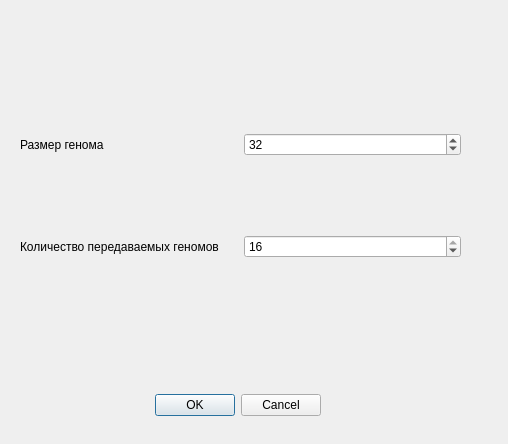
<?xml version="1.0" encoding="UTF-8"?>
<ui version="4.0">
 <class>CreatePopulationMenu</class>
 <widget class="QDialog" name="CreatePopulationMenu">
  <property name="geometry">
   <rect>
    <x>0</x>
    <y>0</y>
    <width>508</width>
    <height>444</height>
   </rect>
  </property>
  <property name="windowTitle">
   <string>Dialog</string>
  </property>
  <widget class="QDialogButtonBox" name="buttonBox">
   <property name="geometry">
    <rect>
     <x>150</x>
     <y>390</y>
     <width>171</width>
     <height>31</height>
    </rect>
   </property>
   <property name="orientation">
    <enum>Qt::Horizontal</enum>
   </property>
   <property name="standardButtons">
    <set>QDialogButtonBox::Cancel|QDialogButtonBox::Ok</set>
   </property>
  </widget>
  <widget class="QWidget" name="gridLayoutWidget">
   <property name="geometry">
    <rect>
     <x>20</x>
     <y>60</y>
     <width>441</width>
     <height>271</height>
    </rect>
   </property>
   <layout class="QGridLayout" name="gridLayout">
    <item row="0" column="2">
     <widget class="QSpinBox" name="genome_size_box">
      <property name="minimum">
       <number>8</number>
      </property>
      <property name="maximum">
       <number>128</number>
      </property>
      <property name="value">
       <number>32</number>
      </property>
     </widget>
    </item>
    <item row="1" column="2">
     <widget class="QSpinBox" name="min_population_size_box">
      <property name="minimum">
       <number>1</number>
      </property>
      <property name="maximum">
       <number>16</number>
      </property>
      <property name="value">
       <number>16</number>
      </property>
     </widget>
    </item>
    <item row="1" column="0">
     <widget class="QLabel" name="label_4">
      <property name="text">
       <string>Количество передаваемых геномов</string>
      </property>
     </widget>
    </item>
    <item row="0" column="0">
     <widget class="QLabel" name="label">
      <property name="text">
       <string>Размер генома</string>
      </property>
     </widget>
    </item>
   </layout>
  </widget>
 </widget>
 <resources/>
 <connections>
  <connection>
   <sender>buttonBox</sender>
   <signal>accepted()</signal>
   <receiver>CreatePopulationMenu</receiver>
   <slot>accept()</slot>
   <hints>
    <hint type="sourcelabel">
     <x>248</x>
     <y>254</y>
    </hint>
    <hint type="destinationlabel">
     <x>157</x>
     <y>274</y>
    </hint>
   </hints>
  </connection>
  <connection>
   <sender>buttonBox</sender>
   <signal>rejected()</signal>
   <receiver>CreatePopulationMenu</receiver>
   <slot>reject()</slot>
   <hints>
    <hint type="sourcelabel">
     <x>316</x>
     <y>260</y>
    </hint>
    <hint type="destinationlabel">
     <x>286</x>
     <y>274</y>
    </hint>
   </hints>
  </connection>
 </connections>
</ui>
